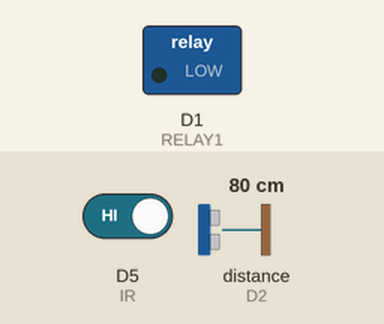
A sketch run on a simulated ESP8266 (NodeMCU). Parts: switched loads named in the sketch (green lamp = pin HIGH). Wiring (inferred from the names in the program): ultrasonic range finder: trigger D3; echo D2. The inputs (shaded band) are chosen by the test bench; at power-on: D5 (IR) HIGH, distance to the obstacle (sensor on D2) 80 cm. The echo pulse lasts 58.3 µs per cm; WiFi joins after 1.5 s; servers stay silent unless stated; pins used as bus, display or sensor lines are not drawn; what the sketch prints to the serial monitor is not drawn.

Above: at 0.1 s.
At 2.9 s:
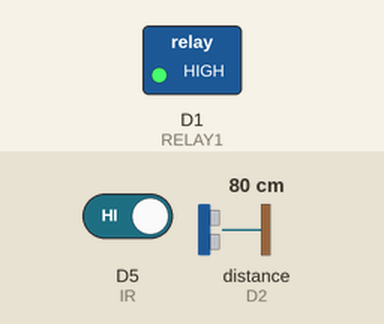
Timing chart, 0 to 4.4 s (numbered marks = the images above):
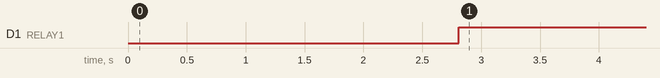

The sketch:

Motor_Pump_Quid_Job.ino
```cpp
#include <Wire.h>
#include <BlynkSimpleEsp8266.h>
#define RELAY1 D1
//#define RELAY2 D5
#define IR D5
#define triggerPin  D3
#define echoPin     D2


float pinBlynk = V10;
//
char auth[] = "Cp1M8OIDMWLav-XAfz9XmvR24yZE7SS-";
char ssid[] = "Wifi";
char pass[] = "minion123";
//char ssid[] = "12345";
//char pass[] = "namaakuu";

int jarakS;

BlynkTimer timer;


void setup() {

  Blynk.begin(auth, ssid, pass);
  Serial.begin(9600);
  pinMode(RELAY1, OUTPUT);
  pinMode(IR, INPUT);
  pinMode(triggerPin, OUTPUT);
  pinMode(echoPin, INPUT);
  //  digitalWrite(RELAY1, LOW);

    Serial.print("Connecting");
    while (WiFi.status() != WL_CONNECTED) {
      delay(500);
      Serial.print(".");
    }
    Serial.print("Connected to ");
    Serial.println(ssid);
    delay(1000);
    timer.setInterval(100L, setDataToBlynk);
}

void setDataToBlynk() {
  Blynk.virtualWrite(pinBlynk, jarakS);
}

void loop() {
    Blynk.run();
    timer.run();
    long duration, jarak;
    digitalWrite(triggerPin, LOW);
    delayMicroseconds(2);
    digitalWrite(triggerPin, HIGH);
    delayMicroseconds(10);
    digitalWrite(triggerPin, LOW);
    duration = pulseIn(echoPin, HIGH);
    jarak = (duration / 2) / 29.1;
    jarakS = jarak;
    Serial.print("Jarak= ");
    Serial.println(jarakS);
  //  digitalWrite(RELAY1, LOW);

  int hasil = digitalRead(IR);
  //  hasil = LOW;

  //  Serial.println(hasil);
  if (hasil == LOW) //buzzer on
  {
    //    Serial.println("Hambatan Terdeteksi");
    digitalWrite(RELAY1, LOW);
  }
  if (hasil == HIGH ) //buzzer off
  {
    //      Serial.println ("Tidak Ada Hambatan");
    digitalWrite (RELAY1, HIGH);
  }
//    delay(200);
}
```

Measured:
- by itself, D1 (RELAY1): LOW → HIGH at 2.8 s
